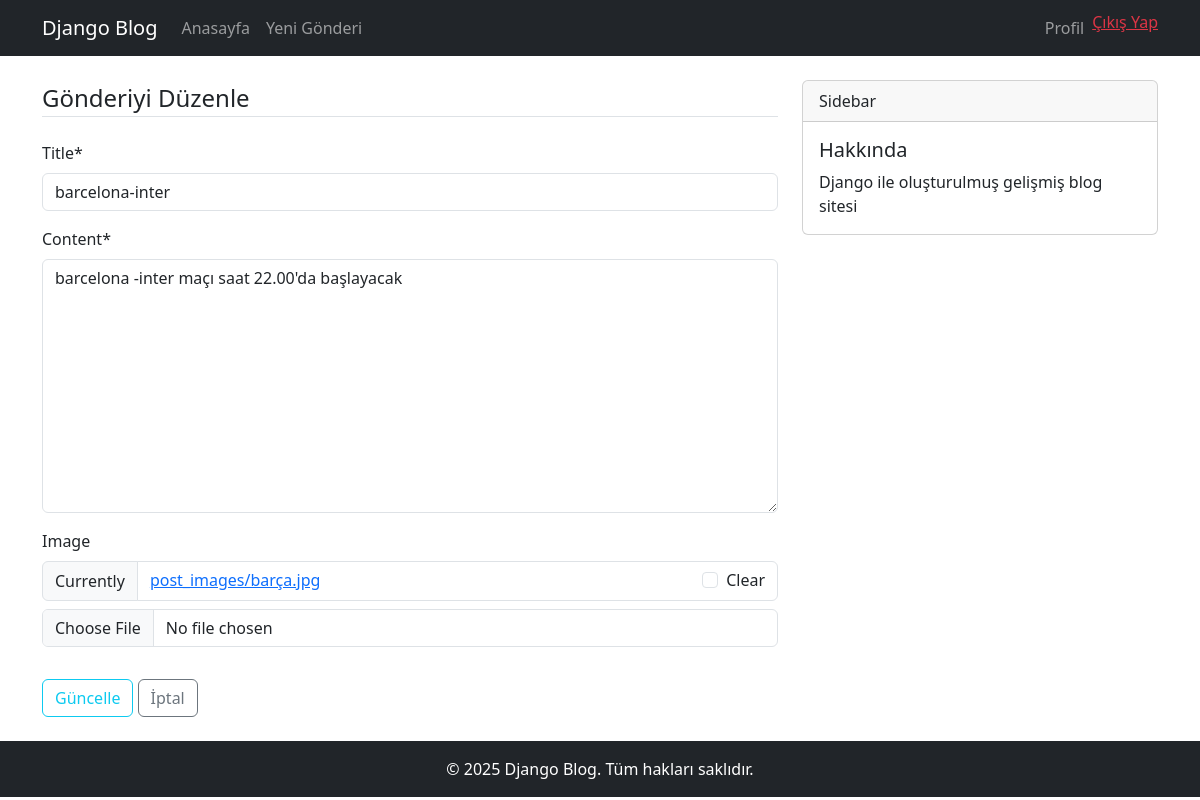
The page /post/7/update/ (signed in) on the database its author committed.
### blog/models.py (models this page shows, shortened)
class Post(models.Model):
    title = models.CharField(max_length=100)
    content = models.TextField()
    date_posted = models.DateTimeField(default=timezone.now)
    author = models.ForeignKey(User, on_delete=models.CASCADE)
    image = models.ImageField(upload_to='post_images', null=True, blank=True)

### blog/views.py (the view, shortened to what this page needs)
# urls.py: path('post/<int:pk>/update/', PostUpdateView.as_view(), name='post-update'),
class PostUpdateView(LoginRequiredMixin, UserPassesTestMixin, UpdateView):
    model = Post
    form_class = PostForm
    def test_func(self):
        post = self.get_object()
        return self.request.user == post.author

### blog/forms.py
class PostForm(forms.ModelForm):
    class Meta:
        model = Post
        fields = ['title', 'content', 'image']

### blog/templates/blog/post_form.html (shortened to what this page needs)
{% extends "base.html" %}
{% load crispy_forms_tags %}
{% block content %}
<div class="content-section">
    <form method="POST" enctype="multipart/form-data">
        <fieldset class="form-group">
            <legend class="border-bottom mb-4">
                {% if object %}Gönderiyi Düzenle{% else %}Yeni Gönderi Oluştur{% endif %}
            </legend>
            {{ form|crispy }}
        </fieldset>
        <div class="form-group mt-3">
            <button class="btn btn-outline-info" type="submit">
                {% if object %}Güncelle{% else %}Oluştur{% endif %}
            </button>
            <a href="{% if object %}{% url 'post-detail' object.id %}{% else %}{% url 'blog-home' %}{% endif %}"
               class="btn btn-outline-secondary">
                İptal
            </a>
        </div>
    </form>
</div>
{% endblock %}

### rows shown on the page
Post: title "barcelona-inter", content "barcelona -inter maçı saat 22.00'da başlayacak"
